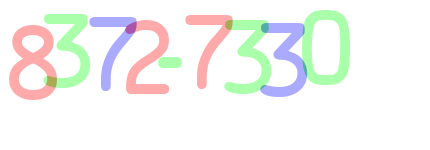
#> input picture CaptchaHacking/Kmodel/images/1.png, 430 x 150 px
$ python -i utils.py   (imports and definitions only)
#> lines starting #> are read from the running program, lines starting #| are printed output that depends on the picture; after the words box and inside, x2 and y2 are one past the last pixel; in counts of white or black regions, pixels touching at a corner belong together
#> further down, picture is the input picture: shape (150, 430, 3); mean B, G, R 242.4, 245.6, 244.8
import cv2
import numpy as np
import re

BLUE = 0
GREEN = 1
RED =2

#데이터 정제 : 특정 색상의 모든 단어가 포함된 이미지를 추출함
def get_chars(image,color):
    other_1 = (color + 1) % 3
    other_2 = (color + 2) % 3

    #다른 색상인 것과 겹치는 것은 모두 검은색으로 변경
    c = image[:,:,other_1] == 255
    image[c] = [0,0,0]
    c = image[:,:,other_2] == 255
    image[c] = [0,0,0]
    c = image[:,:,color]<170
    image[c] = [0,0,0]

    c = image[:,:,color] != 0
    image[c] = [255,255,255]

    return image

def extract_chars(image):
    chars = []
    colors = [BLUE, GREEN, RED]
    for color in colors:
        image_from_one_color = get_chars(image.copy(),color)
        image_gray = cv2.cvtColor(image_from_one_color,cv2.COLOR_BGR2GRAY)
        ret, thresh = cv2.threshold(image_gray, 127, 255, 0)
        contours, _ = cv2.findContours(thresh, cv2.RETR_EXTERNAL, cv2.CHAIN_APPROX_SIMPLE)

        for contour in contours:
            #추출된 이미지 중 특정 크기 이상인 것만 문자 데이터인 것으로
            area = cv2.contourArea(contour)
            if area > 50:
                x,y,width,height = cv2.boundingRect(contour)
                roi = image_gray[y:y + height, x:x + width]
                chars.append((x,roi))
#> this loop made 3 passes
#> pass 1, in get_chars, `c = image[:,:,other_1] == 255`:
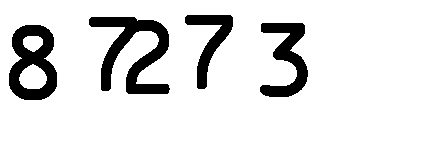
#> c: shape (150, 430) bool; 88.1% white; 4 black regions, box (x1, y1, x2, y2) and area: (89, 17, 170, 94) 2668, (9, 25, 57, 100) 2126, (260, 23, 308, 97) 1665, (185, 15, 233, 89) 1227
#> pass 1, in get_chars, `c = image[:,:,other_2] == 255`:
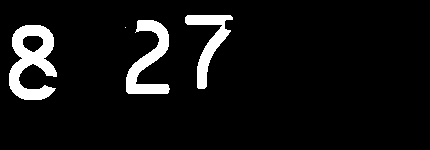
#> c: shape (150, 430) bool; 7.1% white; 4 white regions (1 under 20 px), largest, box (x1, y1, x2, y2) and area: (9, 25, 57, 100) 2011, (126, 20, 170, 94) 1438, (185, 15, 233, 89) 1153
#> pass 1, in get_chars, `c = image[:,:,color]<170`:
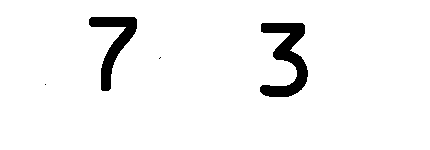
#> c: shape (150, 430) bool; 95.5% white; 4 black regions (2 under 20 px), largest, box (x1, y1, x2, y2) and area: (260, 23, 308, 97) 1665, (89, 17, 137, 91) 1227
#> after the loop:
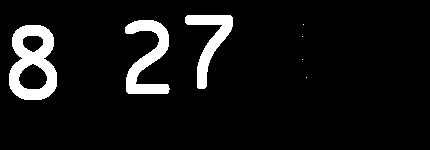
#> image_from_one_color: shape (150, 430, 3); 7.6% white; 7 white regions (4 under 20 px), largest, box (x1, y1, x2, y2) and area: (9, 25, 57, 100) 2126, (125, 20, 170, 94) 1560, (185, 15, 233, 89) 1227
#> after the loop, chars = 9 items

    chars = sorted(chars, key=lambda char:char[0]) #x축을 기준으로 정렬시킴
    return chars

#특정한 이미지를 20*20 크기로 Scaling 합니다.
def resize20(image):
    resized = cv2.resize(image,(20,20))
    return resized.reshape(-1,400).astype(np.float32)

def remove_first_0(string):
    temp = []
    for i in string:
        if i == '+' or i=='-' or i=="*":
            temp.append(i)
    split = re.split('\*|\+|-',string)
    i =0
    temp_count = 0
    result = ""
    for a in split:
        a = a.lstrip('0')
        if a == '':
            a=0
        result += a
        if i <len(split) -1:
            result += temp[temp_count]
            temp_count = temp_count+1
        i + i+1
    return result


>>> import cv2
>>> picture = cv2.imread('images/1.png')
>>> result = extract_chars(picture)
#> result = 9 items

$ run again, on CaptchaHacking/Kmodel/images/2.png
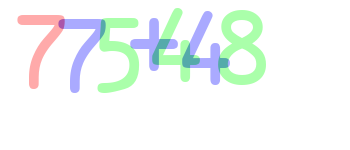
#> input picture CaptchaHacking/Kmodel/images/2.png, 350 x 150 px
#> picture is the input picture: shape (150, 350, 3); mean B, G, R 245.7, 247.9, 242.3
#> the loop in extract_chars, `for color in colors:` made 3 passes
#> pass 1, in get_chars, `c = image[:,:,color]<170`:
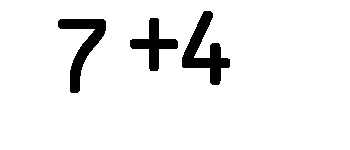
#> c: shape (150, 350) bool; 93.4% white; 3 black regions, box (x1, y1, x2, y2) and area: (182, 11, 230, 85) 1363, (58, 19, 106, 93) 1227, (130, 18, 178, 71) 894
#> after the loop in extract_chars, `for color in colors:`:
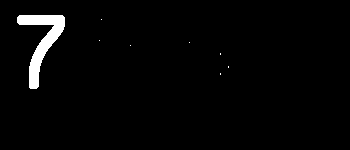
#> image_from_one_color: shape (150, 350, 3); 2.4% white; 8 white regions (7 under 20 px), largest, box (x1, y1, x2, y2) and area: (17, 15, 65, 89) 1227
#> after the loop in extract_chars, `for color in colors:`: chars = 7 items

$ run again, on CaptchaHacking/Kmodel/images/3.png
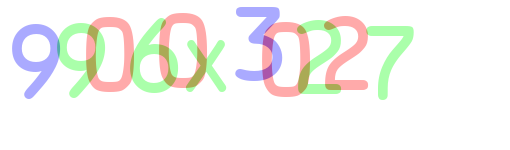
#> input picture CaptchaHacking/Kmodel/images/3.png, 510 x 150 px
#> picture is the input picture: shape (150, 510, 3); mean B, G, R 240.2, 244.1, 244.2
#> the loop in extract_chars, `for color in colors:` made 3 passes
#> pass 1, in get_chars, `c = image[:,:,color]<170`:
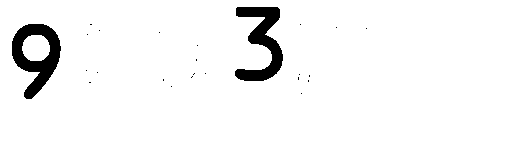
#> c: shape (150, 510) bool; 95.5% white; 24 black regions (22 under 20 px), largest, box (x1, y1, x2, y2) and area: (12, 24, 61, 99) 1749, (235, 7, 283, 81) 1665
#> after the loop in extract_chars, `for color in colors:`:
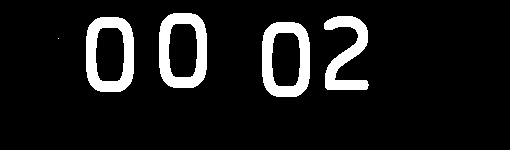
#> image_from_one_color: shape (150, 510, 3); 9.6% white; 5 white regions (1 under 20 px), largest, box (x1, y1, x2, y2) and area: (159, 13, 207, 88) 1926, (86, 17, 134, 92) 1926, (262, 22, 310, 97) 1926, (324, 16, 369, 90) 1560
#> after the loop in extract_chars, `for color in colors:`: chars = 11 items

$ run again, on CaptchaHacking/Kmodel/images/4.png
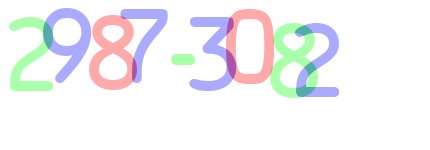
#> input picture CaptchaHacking/Kmodel/images/4.png, 430 x 150 px
#> picture is the input picture: shape (150, 430, 3); mean B, G, R 245.4, 242.7, 242.8
#> the loop in extract_chars, `for color in colors:` made 3 passes
#> pass 1, in get_chars, `c = image[:,:,color]<170`:
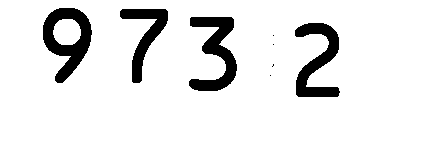
#> c: shape (150, 430) bool; 90.4% white; 8 black regions (4 under 20 px), largest, box (x1, y1, x2, y2) and area: (43, 8, 92, 83) 1749, (189, 17, 237, 91) 1665, (295, 23, 340, 97) 1560, (120, 9, 168, 83) 1227
#> after the loop in extract_chars, `for color in colors:`:
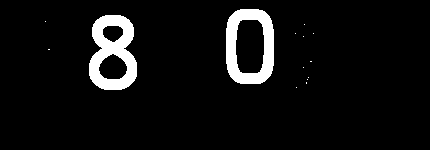
#> image_from_one_color: shape (150, 430, 3); 6.3% white; 14 white regions (12 under 20 px), largest, box (x1, y1, x2, y2) and area: (89, 15, 137, 90) 2126, (226, 9, 274, 84) 1926
#> after the loop in extract_chars, `for color in colors:`: chars = 9 items
